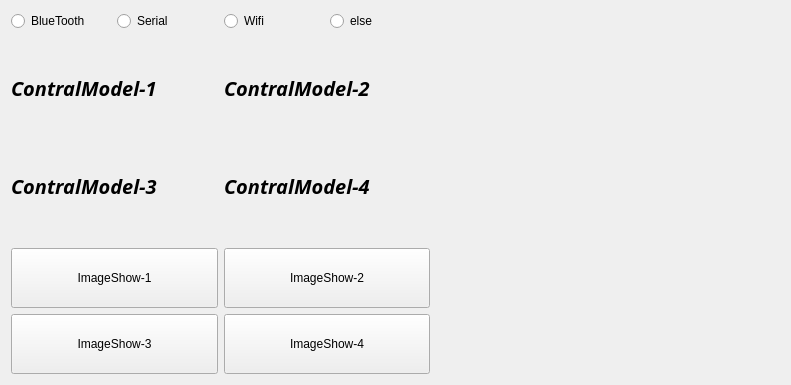
          <widget class="QWidget" name="page">
           <property name="geometry">
            <rect>
             <x>0</x>
             <y>0</y>
             <width>791</width>
             <height>385</height>
            </rect>
           </property>
           <attribute name="label">
            <string>CONTRALMODE</string>
           </attribute>
           <layout class="QVBoxLayout" name="verticalLayout_9">
            <item>
             <layout class="QHBoxLayout" name="horizontalLayout_18">
              <item>
               <layout class="QVBoxLayout" name="verticalLayout_5">
                <item>
                 <layout class="QHBoxLayout" name="horizontalLayout_17">
                  <item>
                   <widget class="QRadioButton" name="radioButton_blt">
                    <property name="text">
                     <string>BlueTooth</string>
                    </property>
                   </widget>
                  </item>
                  <item>
                   <widget class="QRadioButton" name="radioButton_ser">
                    <property name="text">
                     <string>Serial</string>
                    </property>
                   </widget>
                  </item>
                  <item>
                   <widget class="QRadioButton" name="radioButton_wifi">
                    <property name="text">
                     <string>Wifi</string>
                    </property>
                   </widget>
                  </item>
                  <item>
                   <widget class="QRadioButton" name="radioButton_else">
                    <property name="text">
                     <string>else</string>
                    </property>
                   </widget>
                  </item>
                 </layout>
                </item>
                <item>
                 <spacer name="verticalSpacer_5">
                  <property name="orientation">
                   <enum>Qt::Vertical</enum>
                  </property>
                  <property name="sizeType">
                   <enum>QSizePolicy::Minimum</enum>
                  </property>
                  <property name="sizeHint" stdset="0">
                   <size>
                    <width>20</width>
                    <height>5</height>
                   </size>
                  </property>
                 </spacer>
                </item>
                <item>
                 <layout class="QVBoxLayout" name="verticalLayout_6">
                  <item>
                   <layout class="QGridLayout" name="gridLayout_5">
                    <item row="1" column="0">
                     <widget class="QLabel" name="label_pcontral3">
                      <property name="sizePolicy">
                       <sizepolicy hsizetype="Expanding" vsizetype="Expanding">
                        <horstretch>0</horstretch>
                        <verstretch>0</verstretch>
                       </sizepolicy>
                      </property>
                      <property name="minimumSize">
                       <size>
                        <width>0</width>
                        <height>80</height>
                       </size>
                      </property>
                      <property name="font">
                       <font>
                        <family>BankGothic Lt BT</family>
                        <pointsize>15</pointsize>
                        <weight>75</weight>
                        <italic>true</italic>
                        <bold>true</bold>
                       </font>
                      </property>
                      <property name="text">
                       <string>ContralModel-3</string>
                      </property>
                      <property name="scaledContents">
                       <bool>false</bool>
                      </property>
                     </widget>
                    </item>
                    <item row="0" column="0">
                     <widget class="QLabel" name="label_pcontral1">
                      <property name="sizePolicy">
                       <sizepolicy hsizetype="Expanding" vsizetype="Expanding">
                        <horstretch>0</horstretch>
                        <verstretch>0</verstretch>
                       </sizepolicy>
                      </property>
                      <property name="minimumSize">
                       <size>
                        <width>0</width>
                        <height>80</height>
                       </size>
                      </property>
                      <property name="font">
                       <font>
                        <family>BankGothic Lt BT</family>
                        <pointsize>15</pointsize>
                        <weight>75</weight>
                        <italic>true</italic>
                        <bold>true</bold>
                       </font>
                      </property>
                      <property name="text">
                       <string>ContralModel-1</string>
                      </property>
                     </widget>
                    </item>
                    <item row="0" column="1">
                     <widget class="QLabel" name="label_pcontral2">
                      <property name="sizePolicy">
                       <sizepolicy hsizetype="Expanding" vsizetype="Expanding">
                        <horstretch>0</horstretch>
                        <verstretch>0</verstretch>
                       </sizepolicy>
                      </property>
                      <property name="font">
                       <font>
                        <family>BankGothic Lt BT</family>
                        <pointsize>15</pointsize>
                        <weight>75</weight>
                        <italic>true</italic>
                        <bold>true</bold>
                       </font>
                      </property>
                      <property name="text">
                       <string>ContralModel-2</string>
                      </property>
                     </widget>
                    </item>
                    <item row="1" column="1">
                     <widget class="QLabel" name="label_pcontral4">
                      <property name="sizePolicy">
                       <sizepolicy hsizetype="Expanding" vsizetype="Expanding">
                        <horstretch>0</horstretch>
                        <verstretch>0</verstretch>
                       </sizepolicy>
                      </property>
                      <property name="font">
                       <font>
                        <family>BankGothic Lt BT</family>
                        <pointsize>15</pointsize>
                        <weight>75</weight>
                        <italic>true</italic>
                        <bold>true</bold>
                       </font>
                      </property>
                      <property name="text">
                       <string>ContralModel-4</string>
                      </property>
                     </widget>
                    </item>
                   </layout>
                  </item>
                  <item>
                   <spacer name="verticalSpacer_6">
                    <property name="orientation">
                     <enum>Qt::Vertical</enum>
                    </property>
                    <property name="sizeType">
                     <enum>QSizePolicy::Maximum</enum>
                    </property>
                    <property name="sizeHint" stdset="0">
                     <size>
                      <width>20</width>
                      <height>10</height>
                     </size>
                    </property>
                   </spacer>
                  </item>
                  <item>
                   <layout class="QGridLayout" name="gridLayout_2">
                    <item row="0" column="0">
                     <widget class="QPushButton" name="pushButton_10">
                      <property name="minimumSize">
                       <size>
                        <width>0</width>
                        <height>60</height>
                       </size>
                      </property>
                      <property name="text">
                       <string>ImageShow-1</string>
                      </property>
                     </widget>
                    </item>
                    <item row="0" column="1">
                     <widget class="QPushButton" name="pushButton_11">
                      <property name="minimumSize">
                       <size>
                        <width>0</width>
                        <height>60</height>
                       </size>
                      </property>
                      <property name="text">
                       <string>ImageShow-2</string>
                      </property>
                     </widget>
                    </item>
                    <item row="1" column="0">
                     <widget class="QPushButton" name="pushButton_12">
                      <property name="minimumSize">
                       <size>
                        <width>0</width>
                        <height>60</height>
                       </size>
                      </property>
                      <property name="text">
                       <string>ImageShow-3</string>
                      </property>
                     </widget>
                    </item>
                    <item row="1" column="1">
                     <widget class="QPushButton" name="pushButton_13">
                      <property name="minimumSize">
                       <size>
                        <width>0</width>
                        <height>60</height>
                       </size>
                      </property>
                      <property name="text">
                       <string>ImageShow-4</string>
                      </property>
                     </widget>
                    </item>
                   </layout>
                  </item>
                 </layout>
                </item>
               </layout>
              </item>
              <item>
               <spacer name="horizontalSpacer_6">
                <property name="orientation">
                 <enum>Qt::Horizontal</enum>
                </property>
                <property name="sizeType">
                 <enum>QSizePolicy::Minimum</enum>
                </property>
                <property name="sizeHint" stdset="0">
                 <size>
                  <width>350</width>
                  <height>20</height>
                 </size>
                </property>
               </spacer>
              </item>
             </layout>
            </item>
           </layout>
          </widget>
